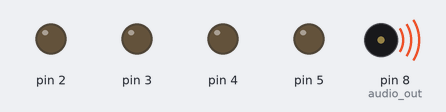
Bench run of a sketch on a simulated Arduino Uno, built with avr-gcc and run on an emulated ATmega328P. Parts: output pins drawn as LEDs (lit = HIGH), buzzer (waves = sounding).

Above: at 0.15 s.
At 0.75 s:
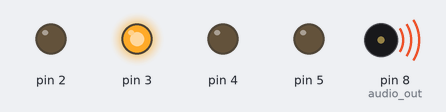
At 1.35 s:
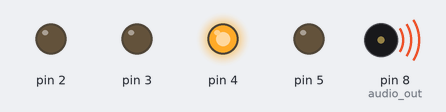
At 2.85 s:
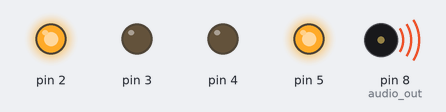
At 4.35 s:
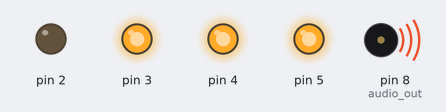
At 5.85 s:
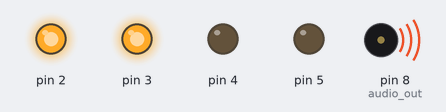
Timing chart, 0 to 6.2 s (numbered marks = the images above):
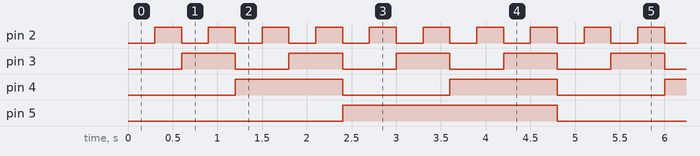

The sketch:

voice_of_authority_ii_test.ino
```cpp
// voice_of_authority_ii.ino

const int audio_out = 8;

void setup() {

  pinMode(audio_out, OUTPUT);
  pinMode(2, OUTPUT);
  pinMode(3, OUTPUT);
  pinMode(4, OUTPUT);
  pinMode(5, OUTPUT);

  tone(audio_out, 128);

  Serial.begin(57600);
}

void loop() {
  for (int i = 0; i < 16; i++) {
    digitalWrite(2, bitRead(i, 0));
    digitalWrite(3, bitRead(i, 1));
    digitalWrite(4, bitRead(i, 2));
    digitalWrite(5, bitRead(i, 3));
    delay(300);
  }
}
```

Measured:
- by itself, pin 2: alternates HIGH for 0.30 s and LOW for 0.30 s
- by itself, pin 3: alternates HIGH for 0.60 s and LOW for 0.60 s
- by itself, pin 4: alternates HIGH for 1.2 s and LOW for 1.2 s
- by itself, pin 5: alternates HIGH for 2.4 s and LOW for 2.4 s
